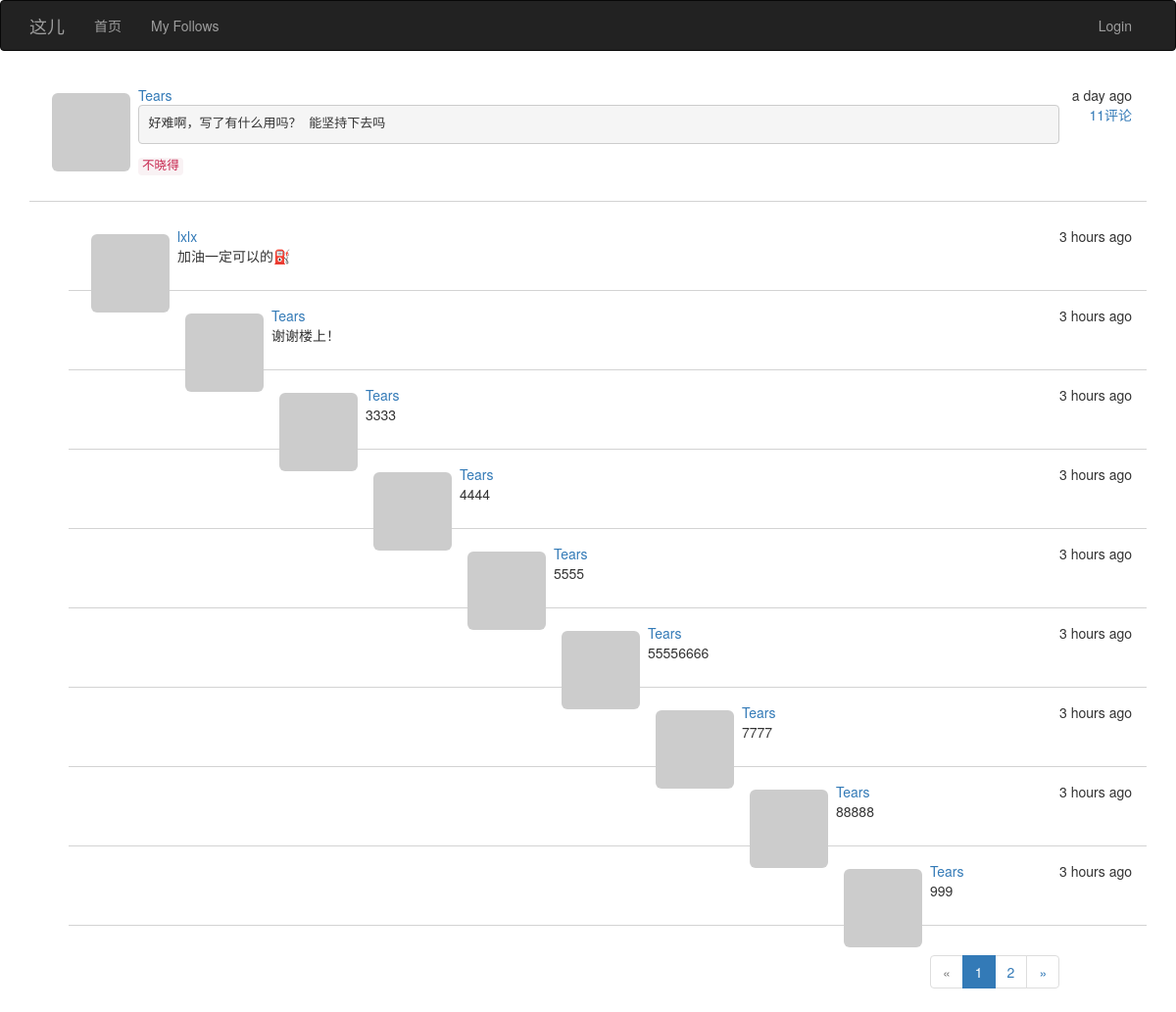
/post/126, run on the app's committed database.
### app/models.py (models this page shows, shortened)
class Post(db.Model):
    __tablename__ = 'posts'
    id = db.Column(db.Integer, primary_key=True)
    body = db.Column(db.Text)
    body_html = db.Column(db.Text)
    timestamp = db.Column(db.DateTime, index=True, default=datetime.utcnow)
    author_id = db.Column(db.Integer, db.ForeignKey('users.id'))
    post_type = db.Column(db.Integer, default=PostType.POST)
    parent_post_id = db.Column(db.Integer, db.ForeignKey('posts.id'))
    disabled = db.Column(db.Boolean, default=True)
    comments = db.relationship('Post', foreign_keys=[parent_post_id],
                               backref=db.backref('parent_post',
                                                  lazy='joined', remote_side=[id]),
                               cascade='all,delete-orphan',
                               lazy='dynamic'
                               )

class User(UserMixin, db.Model):
    __tablename__ = 'users'
    id = db.Column(db.Integer, primary_key=True)
    email = db.Column(db.String(64), unique=True, index=True)
    username = db.Column(db.String(64), unique=True, index=True)
    password_hash = db.Column(db.String(128))
    confirmed = db.Column(db.Boolean, default=False)
    role_id = db.Column(db.Integer, db.ForeignKey('roles.id'))
    posts = db.relationship('Post', backref='author', lazy='dynamic')
    location = db.Column(db.String(64))
    about_me = db.Column(db.Text())
    member_since = db.Column(db.DateTime(), default=datetime.utcnow)
    last_seen = db.Column(db.DateTime(), default=datetime.utcnow)
    avatar = db.Column(db.String(128))
    followed = db.relationship('Follow', foreign_keys=[Follow.follower_id],
                               backref=db.backref('follower', lazy='joined'),
                               lazy='dynamic', cascade='all, delete-orphan')
    followers = db.relationship('Follow', foreign_keys=[Follow.followed_id],
                                backref=db.backref('followed', lazy='joined'),
                                lazy='dynamic', cascade='all, delete-orphan')
    def getAvatar(self, size=100, default='identicon', rating='g'):
        if request.is_secure:
            url = "https://secure.gravatar.com/avatar"
        else:
            url = 'http://www.gravatar.com/avatar'
        hash = self.avatar or self.cemail
        return '{url}/{hash}?s={size}&d={default}&r={rating}'.format(
            url=url, hash=hash, default=default, rating=rating, size=size)
    @property
    def cemail(self):
        """
        返回同email
        @return:
        @rtype:
        """
        return self.email
    @property
    def password(self):
        raise AttributeError('password is not readable attribute')

### app/main/views.py (the view)
@main.route('/post/<int:id>', methods=["GET", "POST"])
def post(id):
    post = Post.query.get_or_404(id)
    page = request.args.get('page', 1, type=int)
    form = CommentForm()
    if form.validate_on_submit():
        comment = Post(post_type=PostType.COMMENT, body=form.body.data, parent_post=post,
                       author=current_user._get_current_object())
        db.session.add(comment)
        db.session.commit()
        return redirect(url_for('.post', id=post.id, page=-1))
    if page == -1:
        page = (post.comments.count() - 1) // 10 + 1
    pagination = post.comments.order_by(Post.timestamp.asc()).paginate(page, per_page=10, error_out=False)
    comments = pagination.items
    return render_template('post.html', posts=[post], page=page,
                           form=form, comments=comments, pagination=pagination)

### app/main/__init__.py (called while the page is built)
@main.app_context_processor
def inject_permissions():
    return dict(Permission=Permission)

### app/models.py (called while the page is built)
    def can(self, permissions):
        return False

### app/templates/post.html (shortened to what this page needs)
{% extends "bootstrap_base.html" %}
{% import "bootstrap/wtf.html" as wtf %}
{% import 'message.html' as msg %}
{% block content %}
<div class="container">
    {% include '_posts.html' %}
    {% include '_comments.html' %}
    {% import '_posts.html' as pg %}
    {{pg.pagination_widget(pagination,'.post',id=posts[0].id)}}
</div>
{% endblock %}

### app/templates/_posts.html
<ul class="posts">
    {% for post in posts %}
    {% if post and post.author %}
    <li>
        <div class="post-thumbnail">
            <a href="{{url_for('.user',id=post.author.id)}}">
                <img src="{{ post.author.getAvatar(size=40) }}"
                     class="img-rounded profile-thumbnail"/></a>
        </div>
        <div class="post-date">{{ moment(post.timestamp).fromNow()}}</div>
        <div class="post-author"><a href="{{url_for('.user',id=post.author.id)}}">
            {{ post.author.username}}</a></div>
        <div class="post-body">
            <span class="pull-right" style="margin-left:30px"><a href="{{url_for('.post',id=post.id)}}">{{post.comments.count()}}评论</a></span>
            {% if post.body_html %}
            {{ post.body_html| safe}}
            {% else %}
            {{ post.body }}
            {% endif %}
        </div>
    </li>
    {% endif %}
    {% endfor %}
</ul>
{% macro pagination_widget(pagination,endpoint) %}
<nav aria-label="Page navigation">
    <ul class="pagination">
        <li {% if not pagination.has_prev %} class="disabled" {% endif%}>
            <a href="{% if pagination.has_prev %}{{url_for(endpoint,page=pagination.page-1,**kwargs)}}
             {%else%}#{% endif%}" aria-label="Previous">
                <span aria-hidden="true">&laquo;</span>
            </a>
        </li>
        {% for p in pagination.iter_pages()%}
        {%if p == pagination.page %}
        <li class="active"><a href="{{url_for(endpoint,page=p,**kwargs)}}">{{p}}</a>
        </li>
        {% elif p %}
        <li><a href="{{url_for(endpoint,page=p,**kwargs)}}">{{p}}</a>
        </li>
        {% else %}
        <li class="disabled"><a href="{{url_for(endpoint,page=p,**kwargs)}}">...</a>
        </li>
        {% endif%}
        {% endfor %}
        <li {% if not pagination.has_next %} class="disabled" {% endif%}>
            <a href="{% if pagination.has_next %}{{url_for(endpoint,page=pagination.page+1,**kwargs)}}
             {%else%}#{% endif%}" aria-label="Next">
                <span aria-hidden="true">&raquo;</span>
            </a>
        </li>
    </ul>
</nav>
{% endmacro %}

### app/templates/_comments.html (shortened to what this page needs)
<ul class="comments">
    {% for post in comments if post and post.author and
    (not post.disabled or current_user.can(Permission.MODERATE_COMMENTS)) %}
    <li>
        <div class="post-thumbnail">
            <a href="{{url_for('.user',id=post.author.id)}}">
                <img src="{{ post.author.getAvatar(size=40) }}"
                     class="img-rounded profile-thumbnail"/></a>
        </div>
        <div class="post-date">{{ moment(post.timestamp).fromNow()}}</div>
        <div class="post-author"><a href="{{url_for('.user',id=post.author.id)}}">
            {{ post.author.username}}</a></div>
        <div class="post-body">
            {% if post.body_html %}
            {{ post.body_html| safe}}
            {% else %}
            {{ post.body }}
            {% endif %}
        </div>
    </li>
    {% endfor %}
</ul>

### app/static/style.css (style rules this page uses)
* { -webkit-font-smoothing: antialiased; }
ul.posts { padding:0px; font-family:Gibson,Helvetica Neue,HelveticaNeue,Helvetica,Arial,sans-serif; }
ul.posts li , ul.follows li, ul.comments li { list-style-type:none; padding:15px; border-bottom:1px lightgray solid; }
ul> li> .post-date { float:right; }
ul> li >.post-thumbnail { float:left; padding:8px }

### data on the page
Post: timestamp "a day ago", author.username "Tears", comments.count "11", body_html "好难啊，写了有什么用吗？ 能坚持下去吗 不晓得"
Post: timestamp "3 hours ago", author.username "lxlx", body_html "加油一定可以的⛽️"
Post: timestamp "3 hours ago", author.username "Tears", body_html "谢谢楼上！"
Post: timestamp "3 hours ago", author.username "Tears", body_html "3333"
Post: timestamp "3 hours ago", author.username "Tears", body_html "4444"
Post: timestamp "3 hours ago", author.username "Tears", body_html "5555"
Post: timestamp "3 hours ago", author.username "Tears", body_html "55556666"
Post: timestamp "3 hours ago", author.username "Tears", body_html "7777"
Post: timestamp "3 hours ago", author.username "Tears", body_html "88888"
Post: timestamp "3 hours ago", author.username "Tears", body_html "999"

### other printed values
{{ p }} "1"
{{ p }} "2"
